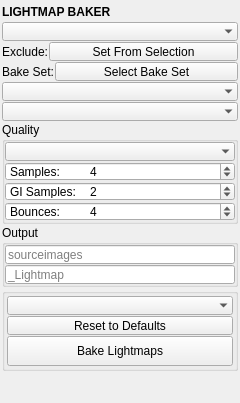
<?xml version="1.0" encoding="UTF-8"?>
<ui version="4.0">
 <class>QtUi</class>
 <widget class="QMainWindow" name="QtUi">
  <property name="enabled">
   <bool>true</bool>
  </property>
  <property name="geometry">
   <rect>
    <x>0</x>
    <y>0</y>
    <width>240</width>
    <height>340</height>
   </rect>
  </property>
  <property name="tabShape">
   <enum>QTabWidget::Triangular</enum>
  </property>
  <property name="dockNestingEnabled">
   <bool>true</bool>
  </property>
  <property name="dockOptions">
   <set>QMainWindow::AllowNestedDocks|QMainWindow::AllowTabbedDocks|QMainWindow::AnimatedDocks|QMainWindow::ForceTabbedDocks</set>
  </property>
  <property name="accessibleDescription">
   <string>Bake scene lighting into per-object or atlas lightmaps ready for the game engine.</string>
  </property>
  <widget class="QWidget" name="central_widget">
   <property name="minimumSize">
    <size>
     <width>240</width>
     <height>0</height>
    </size>
   </property>
   <layout class="QVBoxLayout" name="verticalLayout">
    <property name="spacing">
     <number>2</number>
    </property>
    <property name="leftMargin">
     <number>2</number>
    </property>
    <property name="topMargin">
     <number>2</number>
    </property>
    <property name="rightMargin">
     <number>2</number>
    </property>
    <property name="bottomMargin">
     <number>2</number>
    </property>
    <item>
     <layout class="QVBoxLayout" name="main_layout">
      <property name="spacing">
       <number>1</number>
      </property>
      <property name="sizeConstraint">
       <enum>QLayout::SetFixedSize</enum>
      </property>
      <property name="leftMargin">
       <number>0</number>
      </property>
      <property name="topMargin">
       <number>0</number>
      </property>
      <property name="rightMargin">
       <number>0</number>
      </property>
      <property name="bottomMargin">
       <number>0</number>
      </property>
      <item>
       <widget class="Header" name="header">
        <property name="minimumSize">
         <size>
          <width>0</width>
          <height>19</height>
         </size>
        </property>
        <property name="maximumSize">
         <size>
          <width>999</width>
          <height>19</height>
         </size>
        </property>
        <property name="font">
         <font>
          <weight>75</weight>
          <bold>true</bold>
         </font>
        </property>
        <property name="text">
         <string>LIGHTMAP BAKER</string>
        </property>
       </widget>
      </item>
      <item>
       <widget class="ComboBox" name="cmb_scope">
        <property name="minimumSize">
         <size>
          <width>180</width>
          <height>19</height>
         </size>
        </property>
        <property name="maximumSize">
         <size>
          <width>999</width>
          <height>19</height>
         </size>
        </property>
        <property name="toolTip">
         <string>Scope — which objects Bake Lightmaps acts on.

Selected (default) — the selected meshes.
Visible — every visible mesh in the scene.
Scene — every visible mesh in the scene (Arnold renders no hidden or templated object, so one is skipped and named).

Objects in the Exclude set get no map of their own whatever the scope, but they stay in the render: they still cast shadows and bounce light onto everything that bakes.

The light button beside the field takes the scene's environment (HDRI skydome) in or out of the bake.</string>
        </property>
        <property name="frame">
         <bool>false</bool>
        </property>
       </widget>
      </item>
      <item>
       <layout class="QHBoxLayout" name="exclude_layout">
        <property name="spacing">
         <number>1</number>
        </property>
        <item>
         <widget class="QLabel" name="lbl_exclude">
          <property name="minimumSize">
           <size>
            <width>0</width>
            <height>19</height>
           </size>
          </property>
          <property name="maximumSize">
           <size>
            <width>16777215</width>
            <height>19</height>
           </size>
          </property>
          <property name="toolTip">
           <string>Exclude — objects that get no lightmap of their own but still light the bake: they cast shadows and bounce light onto everything that does bake.

Stored in the scene (the lightmapBaker_exclude set), so every bake of this scene leaves them unbaked — from this panel or a script — and a re-bake leaves a map they already have alone.</string>
          </property>
          <property name="text">
           <string>Exclude:</string>
          </property>
          <property name="caption" stdset="0">
           <bool>true</bool>
          </property>
         </widget>
        </item>
        <item>
         <widget class="QPushButton" name="set_exclusions">
          <property name="sizePolicy">
           <sizepolicy hsizetype="Expanding" vsizetype="Fixed">
            <horstretch>1</horstretch>
            <verstretch>0</verstretch>
           </sizepolicy>
          </property>
          <property name="minimumSize">
           <size>
            <width>0</width>
            <height>19</height>
           </size>
          </property>
          <property name="maximumSize">
           <size>
            <width>16777215</width>
            <height>19</height>
           </size>
          </property>
          <property name="toolTip">
           <string>Make the current selection the Exclude set (replacing it): objects that get no lightmap of their own but still light the bake — they cast shadows and bounce light onto everything that does bake.

A selected group excludes every mesh under it; with nothing selected, the set is cleared.</string>
          </property>
          <property name="text">
           <string>Set From Selection</string>
          </property>
         </widget>
        </item>
       </layout>
      </item>
      <item>
       <layout class="QHBoxLayout" name="bake_set_layout">
        <property name="spacing">
         <number>1</number>
        </property>
        <item>
         <widget class="QLabel" name="lbl_bake_set">
          <property name="minimumSize">
           <size>
            <width>0</width>
            <height>19</height>
           </size>
          </property>
          <property name="maximumSize">
           <size>
            <width>16777215</width>
            <height>19</height>
           </size>
          </property>
          <property name="toolTip">
           <string>Bake Set — the objects the last bake acted on, stored in the scene as a set (lightmapBaker_baked), so selecting it and baking again re-runs that bake.</string>
          </property>
          <property name="text">
           <string>Bake Set:</string>
          </property>
          <property name="caption" stdset="0">
           <bool>true</bool>
          </property>
         </widget>
        </item>
        <item>
         <widget class="QPushButton" name="select_bake_set">
          <property name="sizePolicy">
           <sizepolicy hsizetype="Expanding" vsizetype="Fixed">
            <horstretch>1</horstretch>
            <verstretch>0</verstretch>
           </sizepolicy>
          </property>
          <property name="minimumSize">
           <size>
            <width>0</width>
            <height>19</height>
           </size>
          </property>
          <property name="maximumSize">
           <size>
            <width>16777215</width>
            <height>19</height>
           </size>
          </property>
          <property name="toolTip">
           <string>Select the objects of the last saved bake (hidden ones included).

The disk button is Save After Bake: while it is on, every bake replaces the scene's Bake Set with the objects it acted on — the Scope minus the Exclude set and what Arnold renders nothing of — finished or not. One setting for every scene. The tag button names the set with the naming convention's Set suffix (the Naming panel's, _SET by default).</string>
          </property>
          <property name="text">
           <string>Select Bake Set</string>
          </property>
         </widget>
        </item>
       </layout>
      </item>
      <item>
       <widget class="ComboBox" name="cmb002">
        <property name="minimumSize">
         <size>
          <width>180</width>
          <height>19</height>
         </size>
        </property>
        <property name="maximumSize">
         <size>
          <width>999</width>
          <height>19</height>
         </size>
        </property>
        <property name="toolTip">
         <string>Packing — how the baked maps are laid out.

Atlas by Material (default) — objects sharing a primary material are consolidated into one shared EXR (Resolution becomes the shared atlas size), and each object gets an area-weighted atlas rect bound at engine time (Unity's lightmapScaleOffset / glTF KHR_texture_transform) — UVs are never edited, and instances are fully supported: every copy keeps its own rect and its own lighting. Fewer textures, no naming collisions, more efficient texel use for many small objects. The layout is planned up front, so each object bakes at 2x the size it will occupy (never above a full map) instead of a full map per object: the downscale into the atlas is what averages Arnold's sampling noise.

Per-Object — one lightmap texture per object at the full Resolution. Best per-object detail; right for hero assets or small selections.

The camera button beside the field is Reflection Probe: the bake also captures the room it lit as an HDR from one point, for the reflections a lightmap cannot hold (on by default).</string>
        </property>
        <property name="frame">
         <bool>false</bool>
        </property>
       </widget>
      </item>
      <item>
       <widget class="ComboBox" name="cmb_device">
        <property name="minimumSize">
         <size>
          <width>180</width>
          <height>19</height>
         </size>
        </property>
        <property name="maximumSize">
         <size>
          <width>999</width>
          <height>19</height>
         </size>
        </property>
        <property name="toolTip">
         <string>Which processor Arnold renders the bake on. A machine setting, not a quality one — it is never stored in a preset.

Auto — the GPU wherever Arnold has one, else the CPU. At the same quality the GPU is the fast one: measured on a production floor, 3.4s on the GPU against 24.2s on the CPU for the same ray budget.
GPU — force it, with no fallback.
CPU — force it. Use this if a GPU bake ever disagrees with a CPU one: Arnold's GPU renderer does not support every shader feature.</string>
        </property>
        <property name="frame">
         <bool>false</bool>
        </property>
       </widget>
      </item>
      <item>
       <widget class="QGroupBox" name="quality_group">
        <property name="sizePolicy">
         <sizepolicy hsizetype="Preferred" vsizetype="Fixed">
          <horstretch>0</horstretch>
          <verstretch>0</verstretch>
         </sizepolicy>
        </property>
        <property name="title">
         <string>Quality</string>
        </property>
        <layout class="QVBoxLayout" name="quality_layout">
         <property name="spacing">
          <number>1</number>
         </property>
         <property name="leftMargin">
          <number>0</number>
         </property>
         <property name="topMargin">
          <number>0</number>
         </property>
         <property name="rightMargin">
          <number>0</number>
         </property>
         <property name="bottomMargin">
          <number>0</number>
         </property>
         <item>
          <widget class="ComboBox" name="cmb_resolution">
           <property name="minimumSize">
            <size>
             <width>180</width>
             <height>19</height>
            </size>
           </property>
           <property name="maximumSize">
            <size>
             <width>999</width>
             <height>19</height>
            </size>
           </property>
           <property name="toolTip">
            <string>Lightmap resolution (square, px): each object's map, or the shared atlas. Drives the gutter / seam-margin width too.

The filter button beside the field denoises every map at the size it ships at.</string>
           </property>
           <property name="frame">
            <bool>false</bool>
           </property>
          </widget>
         </item>
         <item>
          <widget class="QSpinBox" name="spn_samples">
           <property name="minimumSize">
            <size>
             <width>0</width>
             <height>19</height>
            </size>
           </property>
           <property name="maximumSize">
            <size>
             <width>16777215</width>
             <height>19</height>
            </size>
           </property>
           <property name="toolTip">
            <string>Arnold camera (AA) samples per texel, squared. On the CPU each one traces GI Samples diffuse rays. Arnold's GPU ignores GI samples, so a GPU bake gives every texel these samples and, with Adaptive Sampling on, adds more — up to Samples × GI Samples — only where the noise needs them (the shadows). Higher = cleaner, slower.

The button beside the field is Adaptive Sampling. It greys out on a CPU bake, which spends its samples the other way.</string>
           </property>
           <property name="prefix">
            <string>Samples:	</string>
           </property>
           <property name="minimum">
            <number>1</number>
           </property>
           <property name="maximum">
            <number>256</number>
           </property>
           <property name="value">
            <number>4</number>
           </property>
          </widget>
         </item>
         <item>
          <widget class="QSpinBox" name="spn_gi_samples">
           <property name="minimumSize">
            <size>
             <width>0</width>
             <height>19</height>
            </size>
           </property>
           <property name="maximumSize">
            <size>
             <width>16777215</width>
             <height>19</height>
            </size>
           </property>
           <property name="toolTip">
            <string>GI (indirect diffuse) samples, squared. On the CPU: the bounce-light rays each camera sample traces. On the GPU, which ignores them, they set the budget instead: Samples × GI Samples is Adaptive Sampling's ceiling, or what every texel gets with it off. Higher = smoother bounce light and shadows, slower.</string>
           </property>
           <property name="prefix">
            <string>GI Samples:	</string>
           </property>
           <property name="minimum">
            <number>1</number>
           </property>
           <property name="maximum">
            <number>32</number>
           </property>
           <property name="value">
            <number>2</number>
           </property>
          </widget>
         </item>
         <item>
          <widget class="QSpinBox" name="spn_bounces">
           <property name="minimumSize">
            <size>
             <width>0</width>
             <height>19</height>
            </size>
           </property>
           <property name="maximumSize">
            <size>
             <width>16777215</width>
             <height>19</height>
            </size>
           </property>
           <property name="toolTip">
            <string>Diffuse bounces (Arnold's GI Diffuse Depth): how many times light bounces between surfaces before the bake stops following it. 0 = direct light only; 2–3 lights a room's corners and ceiling. The biggest quality lever for interiors — each bounce adds render time.</string>
           </property>
           <property name="prefix">
            <string>Bounces:	</string>
           </property>
           <property name="minimum">
            <number>0</number>
           </property>
           <property name="maximum">
            <number>16</number>
           </property>
           <property name="value">
            <number>4</number>
           </property>
          </widget>
         </item>
        </layout>
       </widget>
      </item>
      <item>
       <widget class="QGroupBox" name="output_group">
        <property name="sizePolicy">
         <sizepolicy hsizetype="Preferred" vsizetype="Fixed">
          <horstretch>0</horstretch>
          <verstretch>0</verstretch>
         </sizepolicy>
        </property>
        <property name="title">
         <string>Output</string>
        </property>
        <layout class="QVBoxLayout" name="output_layout">
         <property name="spacing">
          <number>1</number>
         </property>
         <property name="leftMargin">
          <number>0</number>
         </property>
         <property name="topMargin">
          <number>0</number>
         </property>
         <property name="rightMargin">
          <number>0</number>
         </property>
         <property name="bottomMargin">
          <number>0</number>
         </property>
         <item>
          <widget class="LineEdit" name="txt_output_dir">
           <property name="minimumSize">
            <size>
             <width>0</width>
             <height>19</height>
            </size>
           </property>
           <property name="maximumSize">
            <size>
             <width>16777215</width>
             <height>19</height>
            </size>
           </property>
           <property name="toolTip">
            <string>Where the baked lightmaps are written (optional).

Empty — the project's sourceimages folder.
Relative (e.g. 'lightmaps' or 'bake/lm') — resolved under sourceimages, so the path stays portable across projects.
Absolute (e.g. 'D:/bakes') — used as-is.

The folder is created if it doesn't exist. Browsing to a folder inside sourceimages stores it as a relative path. The image button saves each map beside its material's texture maps instead; this folder then takes only the objects whose material has none.</string>
           </property>
           <property name="placeholderText">
            <string>sourceimages</string>
           </property>
          </widget>
         </item>
         <item>
          <widget class="LineEdit" name="txt000">
           <property name="minimumSize">
            <size>
             <width>0</width>
             <height>19</height>
            </size>
           </property>
           <property name="maximumSize">
            <size>
             <width>16777215</width>
             <height>19</height>
            </size>
           </property>
           <property name="toolTip">
            <string>Name affix for the baked lightmap (file + shader). A leading '_' (e.g. '_Lightmap') is treated as a suffix → &amp;lt;object&amp;gt;_Lightmap; a trailing '_' (e.g. 'LM_') as a prefix. Empty uses the placeholder default.&lt;br/&gt;&lt;br/&gt;The button beside the field cycles Auto / Suffix / Prefix.</string>
           </property>
           <property name="placeholderText">
            <string>_Lightmap</string>
           </property>
          </widget>
         </item>
        </layout>
       </widget>
      </item>
      <item>
       <widget class="QGroupBox" name="grp_process">
        <property name="title">
         <string/>
        </property>
        <layout class="QVBoxLayout" name="process_layout">
         <property name="spacing">
          <number>1</number>
         </property>
         <property name="leftMargin">
          <number>2</number>
         </property>
         <property name="topMargin">
          <number>2</number>
         </property>
         <property name="rightMargin">
          <number>2</number>
         </property>
         <property name="bottomMargin">
          <number>2</number>
         </property>
         <item>
          <widget class="ComboBox" name="cmb000">
           <property name="minimumSize">
            <size>
             <width>180</width>
             <height>19</height>
            </size>
           </property>
           <property name="maximumSize">
            <size>
             <width>999</width>
             <height>19</height>
            </size>
           </property>
           <property name="toolTip">
            <string>Preset — this panel's bake settings under a name: Packing, Reflection Probe, Resolution, Samples, GI Samples, Bounces, Adaptive Sampling, Include Environment, Denoise and Beside Material Textures.

   The built-ins (italic, read-only) — preview, mobile, desktop, hero — set the quality dials only. Save (the disk icon) stores the current settings under a name you type (Enter to commit); the ⋯ menu renames, deletes or opens the preset folder. A * after the name means a setting has changed since the preset loaded.

   Not saved: Scope, Exclude, Processor, Output Directory and Name — they belong to a scene or a machine. A headless bake reads the same presets: LightmapBaker.from_preset(name).</string>
           </property>
           <property name="frame">
            <bool>false</bool>
           </property>
          </widget>
         </item>
         <item>
          <widget class="QPushButton" name="btn_reset_defaults">
           <property name="minimumSize">
            <size>
             <width>0</width>
             <height>19</height>
            </size>
           </property>
           <property name="maximumSize">
            <size>
             <width>16777215</width>
             <height>19</height>
            </size>
           </property>
           <property name="toolTip">
            <string>Restore every setting on this panel to its default.</string>
           </property>
           <property name="text">
            <string>Reset to Defaults</string>
           </property>
          </widget>
         </item>
         <item>
          <widget class="QPushButton" name="b000">
           <property name="sizePolicy">
            <sizepolicy hsizetype="Preferred" vsizetype="Fixed">
             <horstretch>0</horstretch>
             <verstretch>0</verstretch>
            </sizepolicy>
           </property>
           <property name="minimumSize">
            <size>
             <width>0</width>
             <height>30</height>
            </size>
           </property>
           <property name="maximumSize">
            <size>
             <width>16777215</width>
             <height>30</height>
            </size>
           </property>
           <property name="toolTip">
            <string>Bake a lightmap for every object in Scope (minus the Exclude set) and wire it for the engine: pack lightmap UVs, Arnold-bake white-card lighting into them, dilate the seams, denoise, then record it on the mesh. The material and its texture UVs are untouched — the engine composites albedo × lightmap.

   Re-baking replaces the previous maps; Revert to Source (header menu) removes the wiring.</string>
           </property>
           <property name="text">
            <string>Bake Lightmaps</string>
           </property>
          </widget>
         </item>
        </layout>
       </widget>
      </item>
      <item>
       <spacer name="verticalSpacer">
        <property name="orientation">
         <enum>Qt::Vertical</enum>
        </property>
        <property name="sizeType">
         <enum>QSizePolicy::Fixed</enum>
        </property>
        <property name="sizeHint" stdset="0">
         <size>
          <width>0</width>
          <height>10</height>
         </size>
        </property>
       </spacer>
      </item>
      <item>
       <widget class="Footer" name="footer" native="true">
        <property name="minimumSize">
         <size>
          <width>0</width>
          <height>19</height>
         </size>
        </property>
        <property name="maximumSize">
         <size>
          <width>16777215</width>
          <height>19</height>
         </size>
        </property>
       </widget>
      </item>
     </layout>
    </item>
   </layout>
  </widget>
 </widget>
 <customwidgets>
  <customwidget>
   <class>Footer</class>
   <extends>QWidget</extends>
   <header>uitk.widgets.footer</header>
  </customwidget>
  <customwidget>
   <class>Header</class>
   <extends>QLabel</extends>
   <header>uitk.widgets.header.Header.h</header>
  </customwidget>
  <customwidget>
   <class>ComboBox</class>
   <extends>QComboBox</extends>
   <header>uitk.widgets.comboBox.ComboBox.h</header>
  </customwidget>
  <customwidget>
   <class>LineEdit</class>
   <extends>QLineEdit</extends>
   <header>uitk.widgets.lineEdit.LineEdit.h</header>
  </customwidget>
 </customwidgets>
 <resources/>
 <connections/>
 <designerdata>
  <property name="gridDeltaX">
   <number>5</number>
  </property>
  <property name="gridDeltaY">
   <number>5</number>
  </property>
  <property name="gridSnapX">
   <bool>true</bool>
  </property>
  <property name="gridSnapY">
   <bool>true</bool>
  </property>
  <property name="gridVisible">
   <bool>true</bool>
  </property>
 </designerdata>
</ui>
